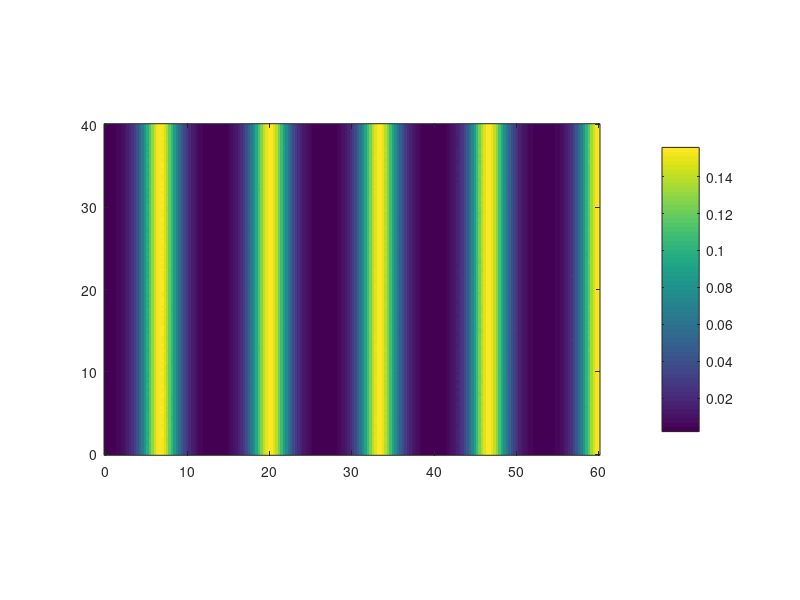

Recreate this plot in MATLAB. (Note: this script raises an error after producing the figure.)
%% gm_2D_pattern.m
% 2D Turing pattern of the dimensionless Gierer–Meinhardt model
% dA/dt = aA*A^2/I - A + DA * Lap(A)
% dI/dt = aI*A^2   - rho*I + DI * Lap(I)

clear; clc; close all;

%% ---------- 1. Parameters ----------

% reaction parameters (choose one parameter set in the Turing region)
aA  = 0.178;    % alpha_A / mu_A
aI  = 8.86;     % alpha_I / mu_A
rho = 3.0;      % mu_I  / mu_A
d   = 40;       % D_I / D_A  (moderate value for 2D demo; can increase with smaller dt)

DA = 1;         % activator diffusion (dimensionless)
DI = d;         % inhibitor diffusion

% domain and grid
Lx = 60;        % domain size in x
Ly = 40;        % domain size in y
Nx = 128;       % number of grid points in x
Ny = 128;       % number of grid points in y

dx = Lx / Nx;
dy = Ly / Ny;

x = linspace(0, Lx, Nx);
y = linspace(0, Ly, Ny);

% time stepping
dt    = 1e-4;   % time step (may need smaller if DI is very large)
Tend  = 15;     % final time
nStep = round(Tend / dt);
plotEvery = 500;  % how often to update figure

fprintf('Running 2D GM simulation: %d x %d grid, %d steps...\n', Nx, Ny, nStep);

%% ---------- 2. Initial condition: steady state + noise ----------
% ----- 初始条件：稳态 + 一维余弦扰动 → 自然长成条纹 -----
Astar = aA * rho / aI;
Istar = aA^2 * rho / aI;

[X,Y] = meshgrid(x,y);

eps0 = 0.05;   % 条纹扰动幅度，5% 左右
k = 2*pi / (Lx/5);   % 控制条纹条数，这里大约 5 条

% 载入 1D 模式
load('A1D.mat');   % 假设你把 A1D 保存下来了
load('I1D.mat');   % 同理保存 I1D

% 或者如果你直接在同一工作区运行，可以跳过 load，直接用 A1D

% 将 1D pattern 延伸到 2D
A = repmat(A1D, Ny, 1);   % 每一行都是 A1D
I = repmat(I1D, Ny, 1);   % 每一行都是 I1D

% 加一点非常小的噪声（可选）
A = A .* (1 + 0.001*randn(size(A)));
I = I .* (1 + 0.001*randn(size(I)));



%% ---------- 3. Time integration (explicit Euler, periodic BC) ----------

figure('Position',[100 100 800 700]);

for n = 1:nStep

    % periodic Laplacian via circshift
    LapA = ( circshift(A,[0  1]) + circshift(A,[0 -1]) + ...
             circshift(A,[ 1 0]) + circshift(A,[-1 0]) - 4*A ) / dx^2;

    LapI = ( circshift(I,[0  1]) + circshift(I,[0 -1]) + ...
             circshift(I,[ 1 0]) + circshift(I,[-1 0]) - 4*I ) / dx^2;

    % reaction terms
    % (avoid division by zero)
    I_safe = max(I, 1e-8);

    R_A = aA * A.^2 ./ I_safe - A;
    R_I = aI * A.^2           - rho*I;

    % explicit Euler update
    A = A + dt*( R_A + DA*LapA );
    I = I + dt*( R_I + DI*LapI );

    % keep concentrations non-negative
    A = max(A, 0);
    I = max(I, 0);

    % visualization
    if mod(n, plotEvery) == 0 || n == 1
        imagesc(x, y, A);
        axis image; axis xy;
        colorbar;
        clim([0, max(Astar*2, max(A(:)))]);
        title(sprintf('Activator A(x,y), t = %.2f', n*dt));
        xlabel('x'); ylabel('y');
        drawnow;
    end
end

fprintf('Done.\n');
